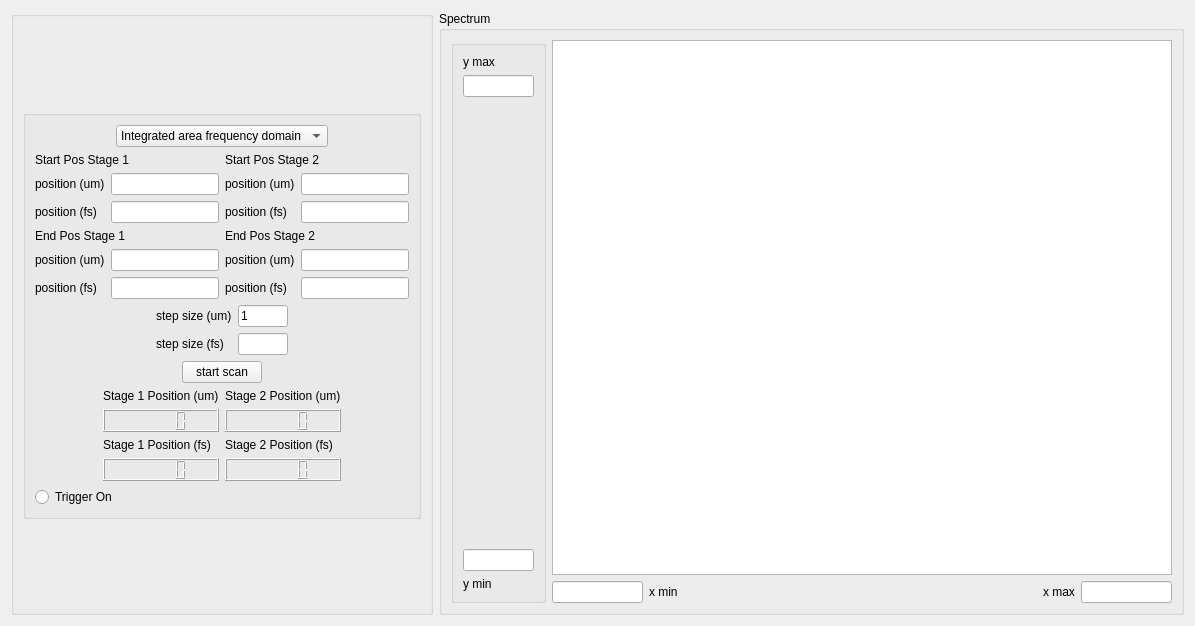
      <widget class="QWidget" name="tab_4">
       <attribute name="title">
        <string>Line Scanning</string>
       </attribute>
       <layout class="QGridLayout" name="gridLayout_8">
        <item row="0" column="0">
         <widget class="QGroupBox" name="groupBox">
          <property name="maximumSize">
           <size>
            <width>430</width>
            <height>16777215</height>
           </size>
          </property>
          <layout class="QVBoxLayout" name="verticalLayout_20">
           <item>
            <spacer name="verticalSpacer_6">
             <property name="orientation">
              <enum>Qt::Vertical</enum>
             </property>
             <property name="sizeHint" stdset="0">
              <size>
               <width>20</width>
               <height>40</height>
              </size>
             </property>
            </spacer>
           </item>
           <item>
            <widget class="QGroupBox" name="groupBox_25">
             <property name="maximumSize">
              <size>
               <width>410</width>
               <height>415</height>
              </size>
             </property>
             <layout class="QVBoxLayout" name="verticalLayout_19">
              <item>
               <layout class="QHBoxLayout" name="horizontalLayout_28">
                <item>
                 <spacer name="horizontalSpacer_32">
                  <property name="orientation">
                   <enum>Qt::Horizontal</enum>
                  </property>
                  <property name="sizeHint" stdset="0">
                   <size>
                    <width>40</width>
                    <height>20</height>
                   </size>
                  </property>
                 </spacer>
                </item>
                <item>
                 <widget class="QComboBox" name="cbx_lscn">
                  <item>
                   <property name="text">
                    <string>Integrated area frequency domain</string>
                   </property>
                  </item>
                  <item>
                   <property name="text">
                    <string>Vpp time domain</string>
                   </property>
                  </item>
                  <item>
                   <property name="text">
                    <string>Peak frequency domain</string>
                   </property>
                  </item>
                 </widget>
                </item>
                <item>
                 <spacer name="horizontalSpacer_31">
                  <property name="orientation">
                   <enum>Qt::Horizontal</enum>
                  </property>
                  <property name="sizeHint" stdset="0">
                   <size>
                    <width>40</width>
                    <height>20</height>
                   </size>
                  </property>
                 </spacer>
                </item>
               </layout>
              </item>
              <item>
               <layout class="QHBoxLayout" name="horizontalLayout_31">
                <item>
                 <layout class="QVBoxLayout" name="verticalLayout_17">
                  <item>
                   <widget class="QLabel" name="label_24">
                    <property name="text">
                     <string>Start Pos Stage 1</string>
                    </property>
                   </widget>
                  </item>
                  <item>
                   <layout class="QFormLayout" name="formLayout_22">
                    <item row="0" column="1">
                     <widget class="QLineEdit" name="le_lscn_start_um_1"/>
                    </item>
                    <item row="1" column="0">
                     <widget class="QLabel" name="label_73">
                      <property name="text">
                       <string>position (fs)</string>
                      </property>
                     </widget>
                    </item>
                    <item row="1" column="1">
                     <widget class="QLineEdit" name="le_lscn_start_fs_1"/>
                    </item>
                    <item row="0" column="0">
                     <widget class="QLabel" name="label_74">
                      <property name="text">
                       <string>position (um)</string>
                      </property>
                     </widget>
                    </item>
                   </layout>
                  </item>
                 </layout>
                </item>
                <item>
                 <layout class="QVBoxLayout" name="verticalLayout_18">
                  <item>
                   <widget class="QLabel" name="label_25">
                    <property name="text">
                     <string>Start Pos Stage 2</string>
                    </property>
                   </widget>
                  </item>
                  <item>
                   <layout class="QFormLayout" name="formLayout_23">
                    <item row="0" column="0">
                     <widget class="QLabel" name="label_75">
                      <property name="text">
                       <string>position (um)</string>
                      </property>
                     </widget>
                    </item>
                    <item row="0" column="1">
                     <widget class="QLineEdit" name="le_lscn_start_um_2"/>
                    </item>
                    <item row="1" column="0">
                     <widget class="QLabel" name="label_76">
                      <property name="text">
                       <string>position (fs)</string>
                      </property>
                     </widget>
                    </item>
                    <item row="1" column="1">
                     <widget class="QLineEdit" name="le_lscn_start_fs_2"/>
                    </item>
                   </layout>
                  </item>
                 </layout>
                </item>
               </layout>
              </item>
              <item>
               <layout class="QHBoxLayout" name="horizontalLayout_30">
                <item>
                 <layout class="QVBoxLayout" name="verticalLayout_15">
                  <item>
                   <widget class="QLabel" name="label_22">
                    <property name="text">
                     <string>End Pos Stage 1</string>
                    </property>
                   </widget>
                  </item>
                  <item>
                   <layout class="QFormLayout" name="formLayout_20">
                    <item row="0" column="1">
                     <widget class="QLineEdit" name="le_lscn_end_um_1"/>
                    </item>
                    <item row="1" column="0">
                     <widget class="QLabel" name="label_70">
                      <property name="text">
                       <string>position (fs)</string>
                      </property>
                     </widget>
                    </item>
                    <item row="1" column="1">
                     <widget class="QLineEdit" name="le_lscn_end_fs_1"/>
                    </item>
                    <item row="0" column="0">
                     <widget class="QLabel" name="label_69">
                      <property name="text">
                       <string>position (um)</string>
                      </property>
                     </widget>
                    </item>
                   </layout>
                  </item>
                 </layout>
                </item>
                <item>
                 <layout class="QVBoxLayout" name="verticalLayout_16">
                  <item>
                   <widget class="QLabel" name="label_23">
                    <property name="text">
                     <string>End Pos Stage 2</string>
                    </property>
                   </widget>
                  </item>
                  <item>
                   <layout class="QFormLayout" name="formLayout_21">
                    <item row="0" column="0">
                     <widget class="QLabel" name="label_71">
                      <property name="text">
                       <string>position (um)</string>
                      </property>
                     </widget>
                    </item>
                    <item row="0" column="1">
                     <widget class="QLineEdit" name="le_lscn_end_um_2"/>
                    </item>
                    <item row="1" column="0">
                     <widget class="QLabel" name="label_72">
                      <property name="text">
                       <string>position (fs)</string>
                      </property>
                     </widget>
                    </item>
                    <item row="1" column="1">
                     <widget class="QLineEdit" name="le_lscn_end_fs_2"/>
                    </item>
                   </layout>
                  </item>
                 </layout>
                </item>
               </layout>
              </item>
              <item>
               <layout class="QHBoxLayout" name="horizontalLayout_26">
                <item>
                 <spacer name="horizontalSpacer_29">
                  <property name="orientation">
                   <enum>Qt::Horizontal</enum>
                  </property>
                  <property name="sizeHint" stdset="0">
                   <size>
                    <width>40</width>
                    <height>20</height>
                   </size>
                  </property>
                 </spacer>
                </item>
                <item>
                 <layout class="QFormLayout" name="formLayout_15">
                  <item row="0" column="0">
                   <widget class="QLabel" name="label_57">
                    <property name="text">
                     <string>step size (um)</string>
                    </property>
                   </widget>
                  </item>
                  <item row="0" column="1">
                   <widget class="QLineEdit" name="le_lscn_step_size_um">
                    <property name="maximumSize">
                     <size>
                      <width>50</width>
                      <height>16777215</height>
                     </size>
                    </property>
                    <property name="text">
                     <string>1</string>
                    </property>
                   </widget>
                  </item>
                  <item row="1" column="0">
                   <widget class="QLabel" name="label_58">
                    <property name="text">
                     <string>step size (fs)</string>
                    </property>
                   </widget>
                  </item>
                  <item row="1" column="1">
                   <widget class="QLineEdit" name="le_lscn_step_size_fs">
                    <property name="maximumSize">
                     <size>
                      <width>50</width>
                      <height>16777215</height>
                     </size>
                    </property>
                    <property name="text">
                     <string/>
                    </property>
                   </widget>
                  </item>
                 </layout>
                </item>
                <item>
                 <spacer name="horizontalSpacer_30">
                  <property name="orientation">
                   <enum>Qt::Horizontal</enum>
                  </property>
                  <property name="sizeHint" stdset="0">
                   <size>
                    <width>40</width>
                    <height>20</height>
                   </size>
                  </property>
                 </spacer>
                </item>
               </layout>
              </item>
              <item>
               <layout class="QHBoxLayout" name="horizontalLayout_59">
                <item>
                 <spacer name="horizontalSpacer_67">
                  <property name="orientation">
                   <enum>Qt::Horizontal</enum>
                  </property>
                  <property name="sizeHint" stdset="0">
                   <size>
                    <width>40</width>
                    <height>20</height>
                   </size>
                  </property>
                 </spacer>
                </item>
                <item>
                 <widget class="QPushButton" name="btn_lscn_start">
                  <property name="text">
                   <string>start scan</string>
                  </property>
                 </widget>
                </item>
                <item>
                 <spacer name="horizontalSpacer_68">
                  <property name="orientation">
                   <enum>Qt::Horizontal</enum>
                  </property>
                  <property name="sizeHint" stdset="0">
                   <size>
                    <width>40</width>
                    <height>20</height>
                   </size>
                  </property>
                 </spacer>
                </item>
               </layout>
              </item>
              <item>
               <layout class="QHBoxLayout" name="horizontalLayout_27">
                <item>
                 <spacer name="horizontalSpacer_71">
                  <property name="orientation">
                   <enum>Qt::Horizontal</enum>
                  </property>
                  <property name="sizeHint" stdset="0">
                   <size>
                    <width>40</width>
                    <height>20</height>
                   </size>
                  </property>
                 </spacer>
                </item>
                <item>
                 <layout class="QGridLayout" name="gridLayout_7">
                  <item row="0" column="0">
                   <layout class="QVBoxLayout" name="verticalLayout_42">
                    <item>
                     <widget class="QLabel" name="label_61">
                      <property name="text">
                       <string>Stage 1 Position (um)</string>
                      </property>
                     </widget>
                    </item>
                    <item>
                     <widget class="QLCDNumber" name="lcd_lscn_pos_um_1"/>
                    </item>
                   </layout>
                  </item>
                  <item row="0" column="1">
                   <layout class="QVBoxLayout" name="verticalLayout_47">
                    <item>
                     <widget class="QLabel" name="label_64">
                      <property name="text">
                       <string>Stage 2 Position (um)</string>
                      </property>
                     </widget>
                    </item>
                    <item>
                     <widget class="QLCDNumber" name="lcd_lscn_pos_um_2"/>
                    </item>
                   </layout>
                  </item>
                  <item row="1" column="0">
                   <layout class="QVBoxLayout" name="verticalLayout_43">
                    <item>
                     <widget class="QLabel" name="label_62">
                      <property name="text">
                       <string>Stage 1 Position (fs)</string>
                      </property>
                     </widget>
                    </item>
                    <item>
                     <widget class="QLCDNumber" name="lcd_lscn_pos_fs_1"/>
                    </item>
                   </layout>
                  </item>
                  <item row="1" column="1">
                   <layout class="QVBoxLayout" name="verticalLayout_48">
                    <item>
                     <widget class="QLabel" name="label_77">
                      <property name="text">
                       <string>Stage 2 Position (fs)</string>
                      </property>
                     </widget>
                    </item>
                    <item>
                     <widget class="QLCDNumber" name="lcd_lscn_pos_fs_2"/>
                    </item>
                   </layout>
                  </item>
                 </layout>
                </item>
                <item>
                 <spacer name="horizontalSpacer_74">
                  <property name="orientation">
                   <enum>Qt::Horizontal</enum>
                  </property>
                  <property name="sizeHint" stdset="0">
                   <size>
                    <width>40</width>
                    <height>20</height>
                   </size>
                  </property>
                 </spacer>
                </item>
               </layout>
              </item>
              <item>
               <widget class="QRadioButton" name="radbtn_lscn_trigon">
                <property name="text">
                 <string>Trigger On</string>
                </property>
               </widget>
              </item>
             </layout>
            </widget>
           </item>
           <item>
            <spacer name="verticalSpacer_7">
             <property name="orientation">
              <enum>Qt::Vertical</enum>
             </property>
             <property name="sizeHint" stdset="0">
              <size>
               <width>20</width>
               <height>40</height>
              </size>
             </property>
            </spacer>
           </item>
          </layout>
         </widget>
        </item>
        <item row="0" column="1">
         <widget class="QGroupBox" name="groupBox_24">
          <property name="minimumSize">
           <size>
            <width>741</width>
            <height>604</height>
           </size>
          </property>
          <property name="title">
           <string>Spectrum</string>
          </property>
          <layout class="QHBoxLayout" name="horizontalLayout_56">
           <item>
            <widget class="QGroupBox" name="groupBox_11">
             <property name="maximumSize">
              <size>
               <width>95</width>
               <height>16777215</height>
              </size>
             </property>
             <layout class="QVBoxLayout" name="verticalLayout_38">
              <item>
               <widget class="QLabel" name="label_53">
                <property name="text">
                 <string>y max</string>
                </property>
               </widget>
              </item>
              <item>
               <widget class="QLineEdit" name="le_lscn_ymax">
                <property name="maximumSize">
                 <size>
                  <width>91</width>
                  <height>16777215</height>
                 </size>
                </property>
               </widget>
              </item>
              <item>
               <spacer name="verticalSpacer_15">
                <property name="orientation">
                 <enum>Qt::Vertical</enum>
                </property>
                <property name="sizeHint" stdset="0">
                 <size>
                  <width>20</width>
                  <height>40</height>
                 </size>
                </property>
               </spacer>
              </item>
              <item>
               <widget class="QLineEdit" name="le_lscn_ymin">
                <property name="maximumSize">
                 <size>
                  <width>91</width>
                  <height>16777215</height>
                 </size>
                </property>
               </widget>
              </item>
              <item>
               <widget class="QLabel" name="label_54">
                <property name="text">
                 <string>y min</string>
                </property>
               </widget>
              </item>
             </layout>
            </widget>
           </item>
           <item>
            <layout class="QVBoxLayout" name="verticalLayout_39">
             <item>
              <widget class="PlotWidget" name="gv_lscn">
               <property name="minimumSize">
                <size>
                 <width>620</width>
                 <height>439</height>
                </size>
               </property>
              </widget>
             </item>
             <item>
              <layout class="QHBoxLayout" name="horizontalLayout_57">
               <item>
                <widget class="QLineEdit" name="le_lscn_xmin">
                 <property name="maximumSize">
                  <size>
                   <width>91</width>
                   <height>16777215</height>
                  </size>
                 </property>
                </widget>
               </item>
               <item>
                <widget class="QLabel" name="label_55">
                 <property name="text">
                  <string>x min</string>
                 </property>
                </widget>
               </item>
               <item>
                <spacer name="horizontalSpacer_66">
                 <property name="orientation">
                  <enum>Qt::Horizontal</enum>
                 </property>
                 <property name="sizeHint" stdset="0">
                  <size>
                   <width>40</width>
                   <height>20</height>
                  </size>
                 </property>
                </spacer>
               </item>
               <item>
                <widget class="QLabel" name="label_56">
                 <property name="text">
                  <string>x max</string>
                 </property>
                </widget>
               </item>
               <item>
                <widget class="QLineEdit" name="le_lscn_xmax">
                 <property name="maximumSize">
                  <size>
                   <width>91</width>
                   <height>16777215</height>
                  </size>
                 </property>
                </widget>
               </item>
              </layout>
             </item>
            </layout>
           </item>
          </layout>
         </widget>
        </item>
       </layout>
      </widget>
